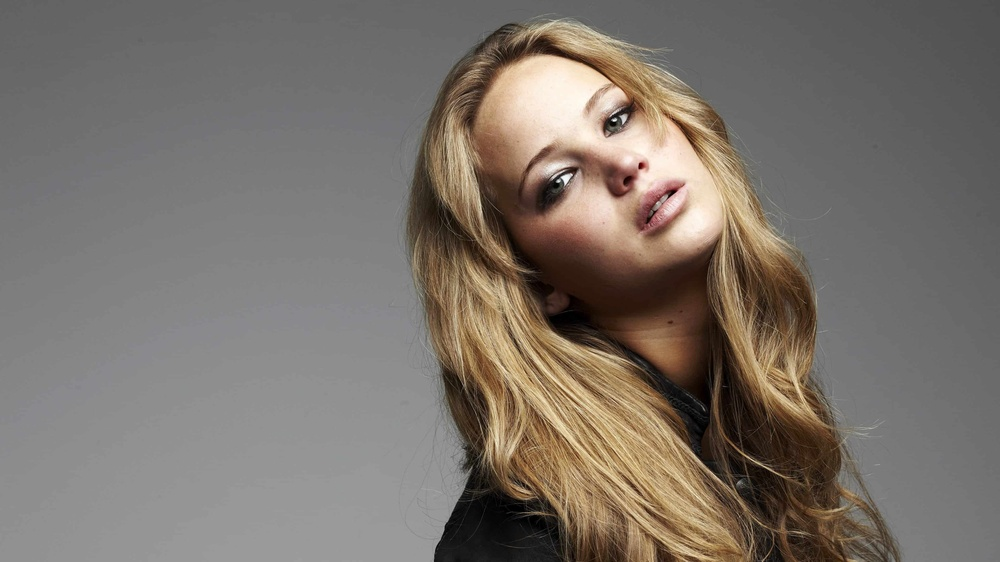
#> input picture images/jeniffer.jpg, 1000 x 562 px, shrunk from 3840 x 2160 before the run
$ jupyter execute Q6.ipynb
#> lines starting #> are read from the running program, lines starting #| are printed output that depends on the picture; after the words box and inside, x2 and y2 are one past the last pixel; in counts of white or black regions, pixels touching at a corner belong together
In this question, we will apply histogram equalization only to the foreground of an image to produce an
image with a histogram equalized foreground.
(a) Open the image in Fig. 6, split it into hue, saturation, and values and display these planes in grayscale.

[cell 1]
import cv2 as cv
import numpy as np
import matplotlib.pyplot as plt

# Read the input image
image = cv.imread('images/jeniffer.jpg')
#> image is the input picture: shape (562, 1000, 3); mean B, G, R 106.8, 114.3, 122.3

# Convert the image to the HSV color space (Hue, Saturation, Value)
hsv_image = cv.cvtColor(image, cv.COLOR_BGR2HSV)
#> hsv_image: shape (562, 1000, 3); mean H, S, V 10.7, 35.6, 122.4

# Split the HSV image into its individual channels: Hue, Saturation, and Value
hue_channel, saturation_channel, value_channel = cv.split(hsv_image)
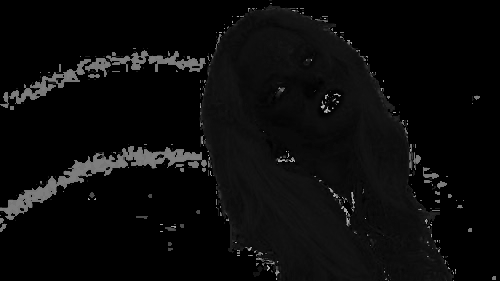
#> hue_channel: shape (562, 1000) (shown at 1/2 size); min 0, max 179, mean 10.7

# Display the individual channels in grayscale
plt.figure(figsize=(12, 4))

plt.subplot(131)
plt.imshow(hue_channel, cmap='gray')
plt.title('Hue Channel')
plt.axis('off')

plt.subplot(132)
plt.imshow(saturation_channel, cmap='gray')
plt.title('Saturation Channel')
plt.axis('off')

plt.subplot(133)
plt.imshow(value_channel, cmap='gray')
plt.title('Value Channel')
plt.axis('off')

plt.tight_layout()
plt.savefig('Q6HSV_Channels.png')
plt.show()

# Manually set a threshold value (adjust as needed)
threshold_value = 14

# Choose the saturation channel for thresholding
threshold_channel = saturation_channel

# Perform thresholding to extract the foreground mask
_, foreground_mask = cv.threshold(threshold_channel, threshold_value, 255, cv.THRESH_BINARY)
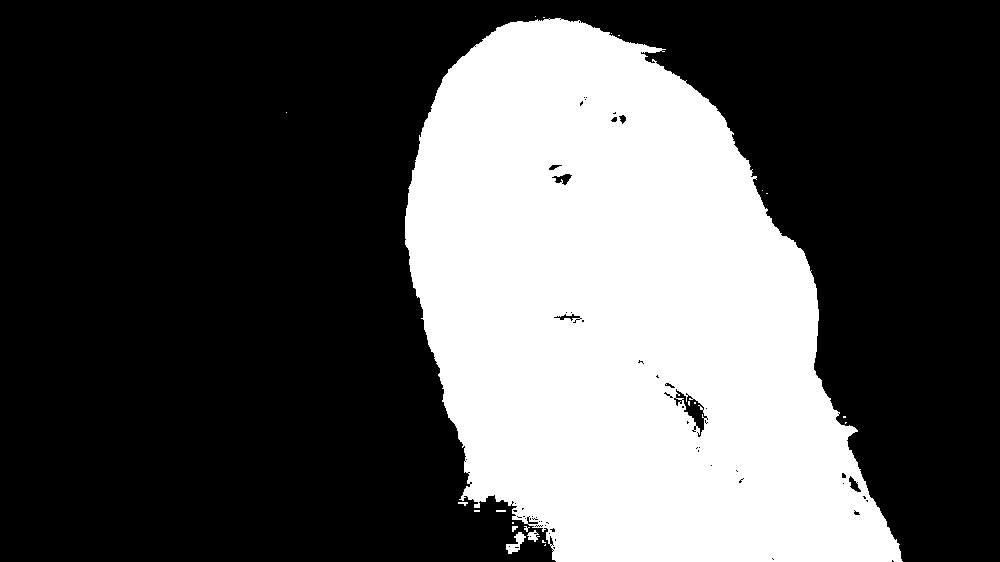
#> foreground_mask: shape (562, 1000); 32.9% white; 22 white regions (16 under 20 px), largest, box (x1, y1, x2, y2) and area: (405, 18, 903, 562) 184669, (506, 532, 526, 554) 195, (527, 530, 540, 542) 81, (458, 502, 468, 506) 24, (512, 526, 518, 532) 24, (496, 510, 506, 512) 20

# Display the foreground mask
plt.imshow(foreground_mask, cmap='gray')
plt.title('Foreground Mask')
plt.axis('off')
plt.savefig('Q6Mask.png')
plt.show()

# Extract the foreground region using cv2.bitwise_and
foreground = cv.bitwise_and(image, image, mask=foreground_mask)

# Display the foreground image
plt.imshow(cv.cvtColor(foreground, cv.COLOR_BGR2RGB))
plt.title('Foreground')
plt.axis('off')
plt.savefig('Q6Foreground.png')
plt.show()

# Compute the histogram of the foreground region
foreground_gray = cv.cvtColor(foreground, cv.COLOR_BGR2GRAY)
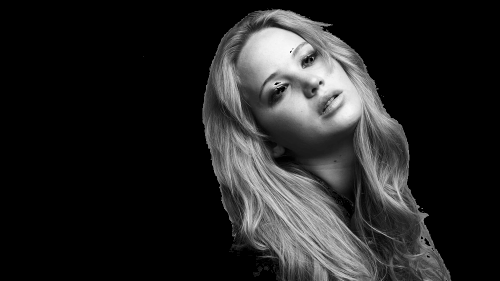
#> foreground_gray: shape (562, 1000) (shown at 1/2 size); min 0, max 251, mean 35.9
hist, bins = np.histogram(foreground_gray.ravel(), bins=256, range=[0, 255])
#> hist = 256 values, max 376970 at index 0, min 0 at index 252, mean 2195.3; bins = 257 values from 0 to 255

# Calculate the cumulative sum of the histogram
cdf = hist.cumsum()
#> cdf = 256 values from 376970 to 562000

# Plot the histogram using plt.hist
plt.hist(foreground_gray.flatten(), bins=256, range=[0, 255], color='b', alpha=0.7)
plt.title('Histogram of Foreground')
plt.xlabel('Intensity')
plt.ylabel('Frequency')
plt.xlim([0, 255])
plt.show()

# Perform histogram equalization on the foreground
equalized_foreground_gray = cv.equalizeHist(foreground_gray).astype(np.uint8)

# Convert the equalized foreground back to BGR format
equalized_foreground = cv.cvtColor(equalized_foreground_gray, cv.COLOR_GRAY2BGR)

# Extract the background by inverting the foreground mask
background_mask = cv.bitwise_not(foreground_mask)
background = cv.bitwise_and(image, image, mask=background_mask)

# Combine the equalized foreground with the background
result = cv.add(equalized_foreground, background)

# Display the original image and the result image side by side
image_rgb = cv.cvtColor(image, cv.COLOR_BGR2RGB)
result_rgb = cv.cvtColor(result, cv.COLOR_BGR2RGB)

# Create a figure with two subplots for side-by-side display
fig, axs = plt.subplots(1, 2, figsize=(12, 6))
# Display the original image on the left subplot
axs[0].imshow(image_rgb)
axs[0].set_title('Original Image')
axs[0].axis('off')

# Display the result image on the right subplot
axs[1].imshow(result_rgb)
axs[1].set_title('Foreground Equalized Image')
axs[1].axis('off')
# Save the intensity transformation plot
plt.savefig('Q6_Image_after_foreground_histogram_equalization.png')
# Show the figure with both images
plt.tight_layout()
plt.show()

[cell 2]
import cv2
import numpy as np
import matplotlib.pyplot as plt

# Load the image
image = cv2.imread('images/jeniffer.jpg')

# Convert the image to HSV color space
hsv_image = cv2.cvtColor(image, cv2.COLOR_BGR2HSV)

# Split the HSV image into hue, saturation, and value planes
hue, saturation, value = cv2.split(hsv_image)

# Display the planes in grayscale
plt.figure(figsize=(10, 6))
plt.subplot(131), plt.imshow(hue, cmap='gray')
plt.title("Hue Plane"), plt.xticks([]), plt.yticks([])
plt.subplot(132), plt.imshow(saturation, cmap='gray')
plt.title("Saturation Plane"), plt.xticks([]), plt.yticks([])
plt.subplot(133), plt.imshow(value, cmap='gray')
plt.title("Value Plane"), plt.xticks([]), plt.yticks([])
plt.tight_layout()
plt.show()

# Use the saturation plane for thresholding
_, thresholded = cv2.threshold(saturation, 0, 255, cv2.THRESH_BINARY + cv2.THRESH_OTSU)
#> thresholded: shape (562, 1000); 28.1% white; 73 white regions (70 under 20 px), largest, box (x1, y1, x2, y2) and area: (408, 24, 900, 562) 157635, (597, 112, 627, 138) 287, (520, 517, 530, 526) 33

# Display the thresholded mask
plt.imshow(thresholded, cmap='gray')
plt.title("Thresholded Mask")
plt.xticks([]), plt.yticks([])
plt.show()

# Extract the foreground using bitwise AND operation
foreground = cv2.bitwise_and(value, value, mask=thresholded)
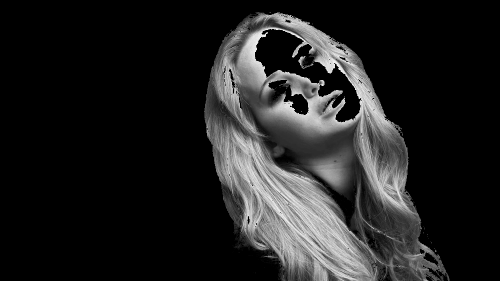
#> foreground: shape (562, 1000) (shown at 1/2 size); min 0, max 253, mean 33.7

# Compute the histogram of the foreground
hist_foreground = cv2.calcHist([foreground], [0], None, [256], [0, 256])
#> hist_foreground = 256 values, max 403876 at index 0, min 0 at index 254, mean 2195.3

# Display the histogram
plt.plot(hist_foreground)
plt.title("Histogram of Foreground")
plt.xlabel("Pixel Value")
plt.ylabel("Frequency")
plt.show()
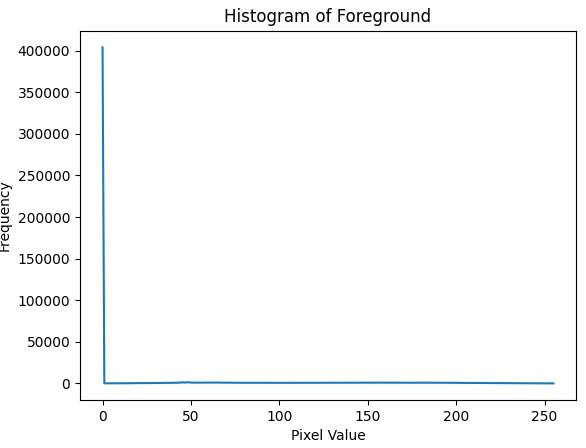
#> figure drawn by matplotlib, 1 panel; curve peaks at x = 0, y = 403876

# Compute the cumulative sum of the histogram
cumulative_sum = np.cumsum(hist_foreground)
#> cumulative_sum = 256 values from 403876 to 562000

# Normalize the cumulative sum to have values in the range [0, 255]
normalized_cumulative_sum = (cumulative_sum / cumulative_sum[-1]) * 255
#> normalized_cumulative_sum = 256 values from 183.3 to 255

# Use the normalized cumulative sum to perform histogram equalization
equalized_foreground = np.interp(foreground, range(256), normalized_cumulative_sum).astype(np.uint8)
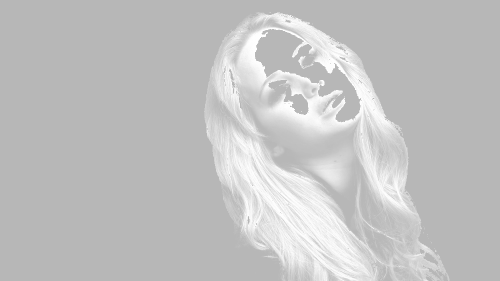
#> equalized_foreground: shape (562, 1000) (shown at 1/2 size); min 183, max 255, mean 193.1

# Invert the thresholded mask to obtain the background
background_mask = cv2.bitwise_not(thresholded)
background = cv2.bitwise_and(value, value, mask=background_mask)
#> background: shape (562, 1000)

# Combine the equalized foreground and the background
result_value = cv2.add(equalized_foreground, background)
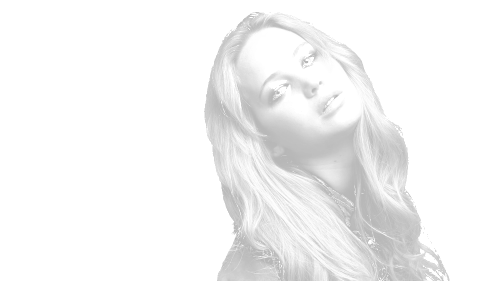
#> result_value: shape (562, 1000) (shown at 1/2 size); min 183, max 255, mean 244.1

# Merge the modified value plane with the hue and saturation planes
result_hsv = cv2.merge([hue, saturation, result_value])
#> result_hsv: shape (562, 1000, 3); mean H, S, V 10.7, 35.6, 244.1

# Convert the result back to BGR color space
result_bgr = cv2.cvtColor(result_hsv, cv2.COLOR_HSV2BGR)
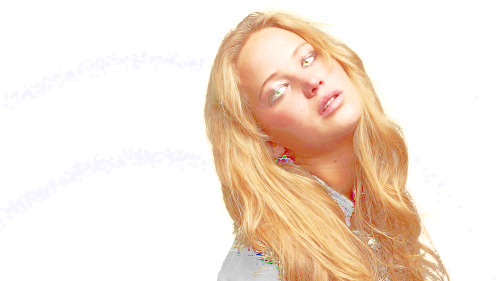
#> result_bgr: shape (562, 1000, 3) (shown at 1/2 size); mean B, G, R 213.9, 227.7, 243.8

# Display the original image and the result
plt.figure(figsize=(10, 6))
plt.subplot(121), plt.imshow(cv2.cvtColor(image, cv2.COLOR_BGR2RGB))
plt.title("Original Image"), plt.xticks([]), plt.yticks([])
plt.subplot(122), plt.imshow(cv2.cvtColor(result_bgr, cv2.COLOR_BGR2RGB))
plt.title("Result with Histogram-Equalized Foreground"), plt.xticks([]), plt.yticks([])
plt.tight_layout()
plt.show()
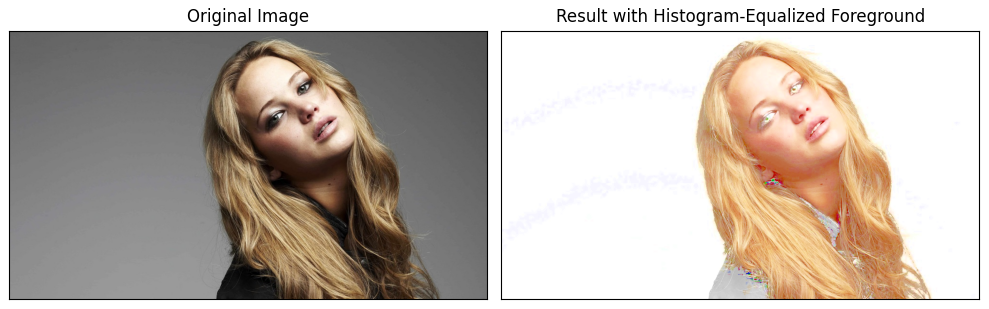
#> figure drawn by matplotlib, 2 panels

[cell 3]
# Display the foreground
plt.imshow(equalized_foreground, cmap='gray')
plt.title("Equalized Foreground")
plt.xticks([]), plt.yticks([])
plt.show()

[cell 4]
import cv2
import numpy as np
import matplotlib.pyplot as plt

# Load the image
image = cv2.imread('images\jeniffer.jpg')

# Convert the image to HSV color space
hsv_image = cv2.cvtColor(image, cv2.COLOR_BGR2HSV)

# Split the HSV image into hue, saturation, and value planes
hue, saturation, value = cv2.split(hsv_image)

# Display the planes in grayscale
plt.figure(figsize=(10, 6))
plt.subplot(131), plt.imshow(hue, cmap='gray')
plt.title("Hue Plane"), plt.xticks([]), plt.yticks([])
plt.subplot(132), plt.imshow(saturation, cmap='gray')
plt.title("Saturation Plane"), plt.xticks([]), plt.yticks([])
plt.subplot(133), plt.imshow(value, cmap='gray')
plt.title("Value Plane"), plt.xticks([]), plt.yticks([])
plt.tight_layout()
plt.show()

(b) Select the appropriate plane to threshold in extract the foreground mask. A mask is a binary image.

[cell 5]
# Use the saturation plane for thresholding
_, thresholded = cv2.threshold(saturation, 0, 255, cv2.THRESH_BINARY + cv2.THRESH_OTSU)

# Display the thresholded mask
plt.imshow(thresholded, cmap='gray')
plt.title("Thresholded Mask")
plt.xticks([]), plt.yticks([])
plt.show()

(c) Now obtain the foreground only using cv.bitwise_and and compute the histogram.

[cell 6]
# Extract the foreground using bitwise AND operation
foreground = cv2.bitwise_and(value, value, mask=thresholded)

# Compute the histogram of the foreground
hist_foreground = cv2.calcHist([foreground], [0], None, [256], [0, 256])

# Display the histogram
plt.plot(hist_foreground)
plt.title("Histogram of Foreground")
plt.xlabel("Pixel Value")
plt.ylabel("Frequency")
plt.show()

(d) Obtain the cumulative sum of the histogram using np.cumsum.

[cell 7]
# Compute the cumulative sum of the histogram
cumulative_sum = np.cumsum(hist_foreground)

(e) Use the formulas in slides to histogram-equalize the foreground.

[cell 8]
# Normalize the cumulative sum to have values in the range [0, 255]
normalized_cumulative_sum = (cumulative_sum / cumulative_sum[-1]) * 255

# Use the normalized cumulative sum to perform histogram equalization
equalized_foreground = np.interp(foreground, range(256), normalized_cumulative_sum)

# Convert back to uint8
equalized_foreground = equalized_foreground.astype(np.uint8)

$ run again, with images/Sanga-ICC-Hall-of-Fame.jpg copied over images/jeniffer.jpg
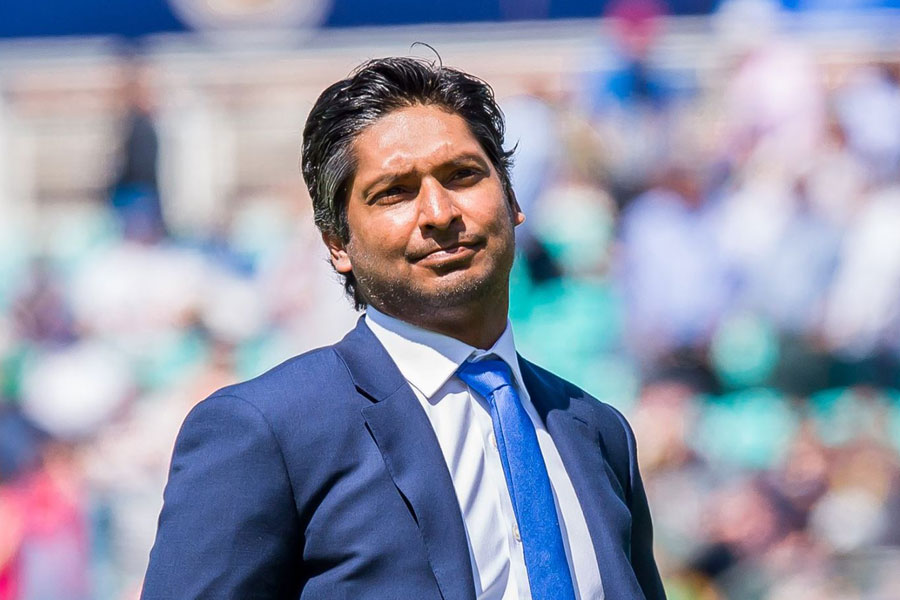
#> input picture images/Sanga-ICC-Hall-of-Fame.jpg, 900 x 600 px
#> image is the input picture: shape (600, 900, 3); mean B, G, R 171.6, 150.6, 146.4
#> hsv_image: shape (600, 900, 3); mean H, S, V 102.4, 73.4, 180
#> `_, foreground_mask = cv.threshold(threshold_channel, threshold_value, ..`:
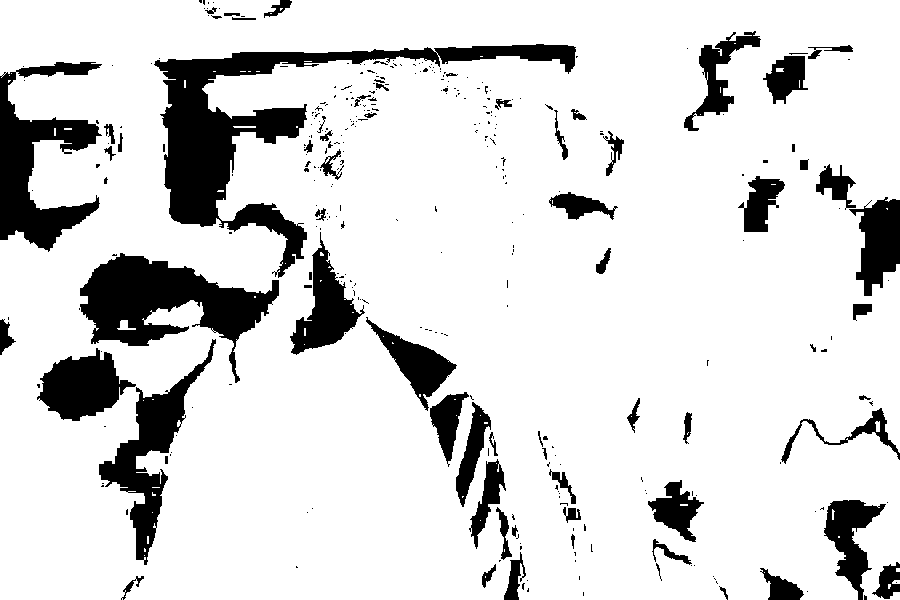
#> foreground_mask: shape (600, 900); 85.3% white; 341 black regions (269 under 20 px), largest, box (x1, y1, x2, y2) and area: (154, 44, 576, 278) 17810, (80, 253, 279, 383) 10574, (0, 62, 102, 252) 8337
#> hist = 256 values, max 79539 at index 0, min 0 at index 251, mean 2109.4; bins = 257 values from 0 to 255
#> cdf = 256 values from 79539 to 540000
#> thresholded: shape (600, 900); 30.8% white; 350 white regions (313 under 20 px), largest, box (x1, y1, x2, y2) and area: (143, 314, 477, 600) 65674, (452, 227, 666, 600) 35525, (333, 67, 512, 346) 20145
#> hist_foreground = 256 values, max 373937 at index 0, min 10 at index 1, mean 2109.4
#> cumulative_sum = 256 values from 373937 to 540000
#> normalized_cumulative_sum = 256 values from 176.6 to 255
#> result_hsv: shape (600, 900, 3); mean H, S, V 102.4, 73.4, 242.1
#> `plt.show()`:
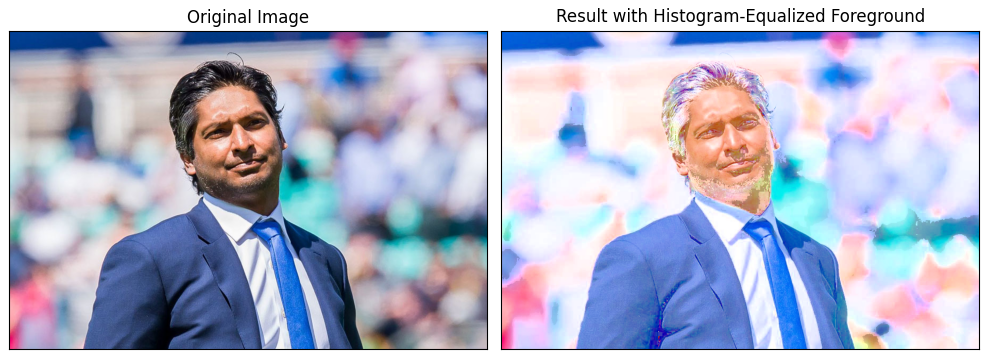
#> figure drawn by matplotlib, 2 panels

$ run again, with images/emma.jpg copied over images/jeniffer.jpg
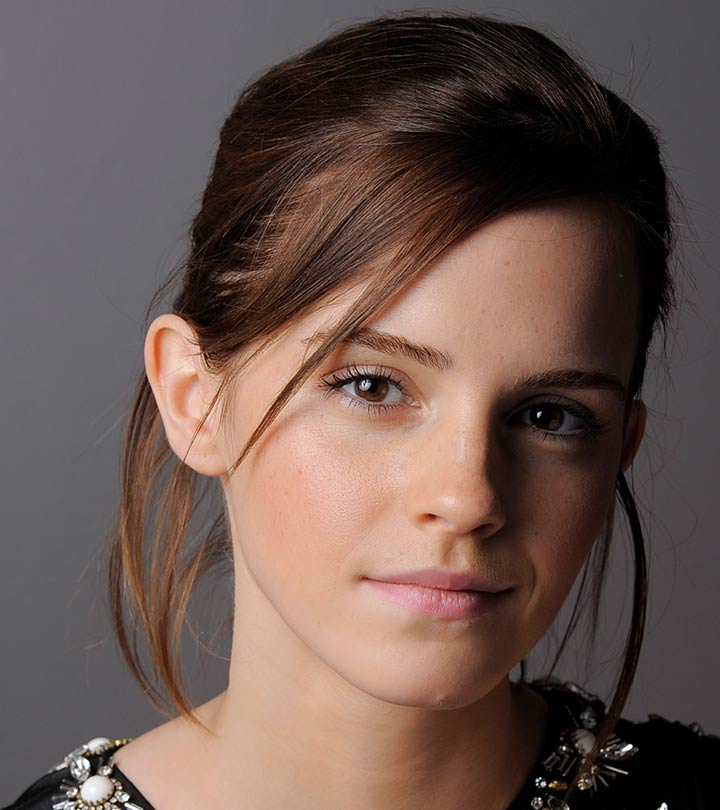
#> input picture images/emma.jpg, 720 x 810 px
#> image is the input picture: shape (810, 720, 3); mean B, G, R 80.1, 87.4, 106.8
#> hsv_image: shape (810, 720, 3); mean H, S, V 54.8, 73.4, 107.5
#> `_, foreground_mask = cv.threshold(threshold_channel, threshold_value, ..`:
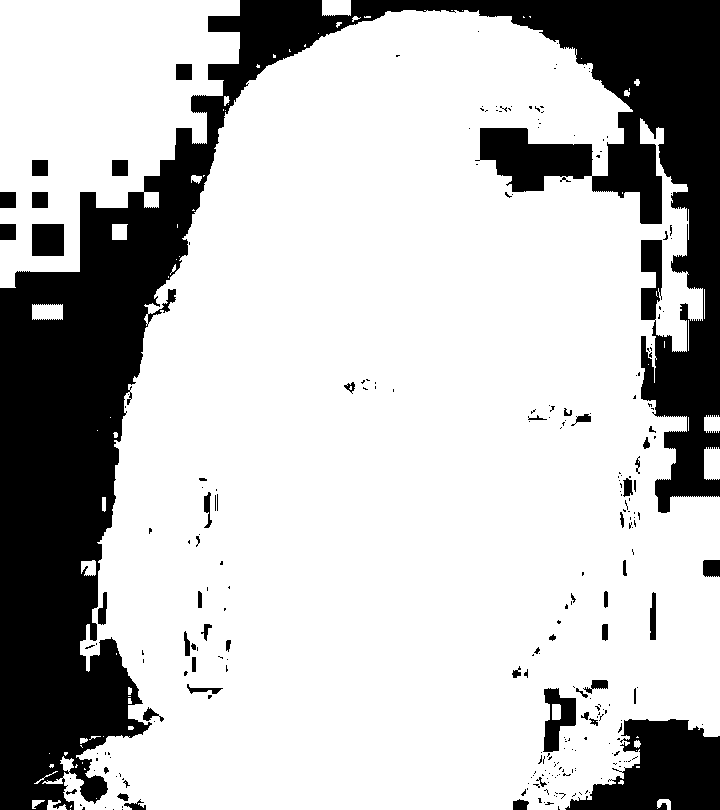
#> foreground_mask: shape (810, 720); 75.2% white; 264 black regions (209 under 20 px), largest, box (x1, y1, x2, y2) and area: (0, 0, 720, 810) 127741, (565, 719, 720, 810) 8917, (543, 688, 576, 752) 1157
#> hist = 256 values, max 146627 at index 0, min 0 at index 234, mean 2278.1; bins = 257 values from 0 to 255
#> cdf = 256 values from 146627 to 583200
#> thresholded: shape (810, 720); 44.3% white; 279 white regions (249 under 20 px), largest, box (x1, y1, x2, y2) and area: (109, 17, 661, 810) 254571, (82, 763, 134, 810) 398, (409, 438, 433, 466) 379
#> hist_foreground = 256 values, max 324842 at index 0, min 0 at index 246, mean 2278.1
#> cumulative_sum = 256 values from 324842 to 583200
#> normalized_cumulative_sum = 256 values from 142 to 255
#> result_hsv: shape (810, 720, 3); mean H, S, V 54.8, 73.4, 217.2
#> `plt.show()`:
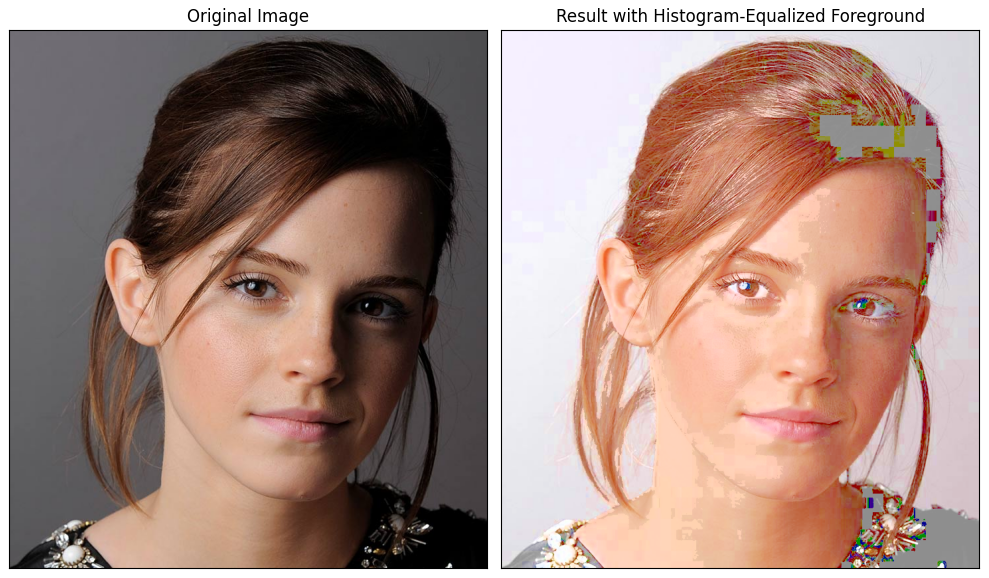
#> figure drawn by matplotlib, 2 panels
